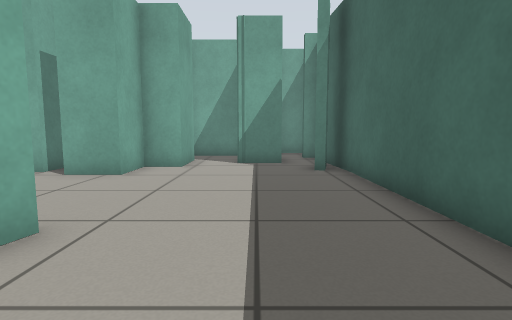
View 1 (above)

12 first-person views from a walk through a Gazebo world. The camera is 0.62 m above the floor, tilts 6° down and sees 80° across. The lines on the ground mark 1 m squares. The floor is counted in squares, 0.5 m on a side. Each view is taken from the middle of a square. On the plan, view 1 faces up. The plan holds only what a view shows up to about 13 squares ahead; the rest is blank.

View 2
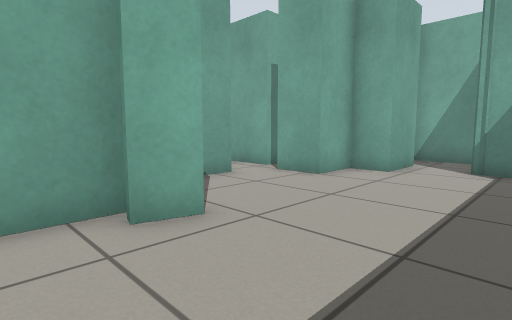

View 3
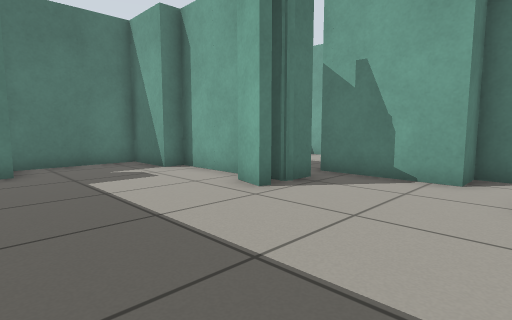

View 4
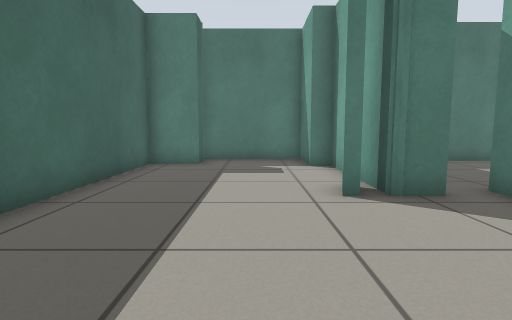

View 5
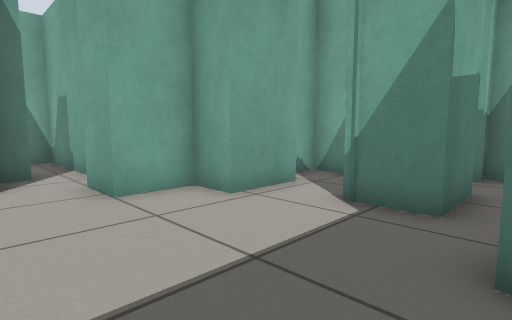

View 6
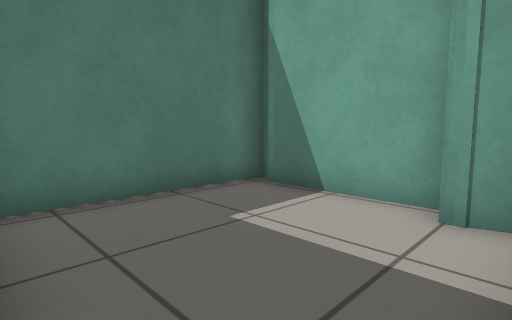

View 7
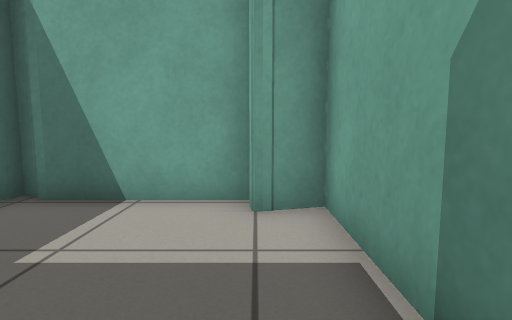

View 8
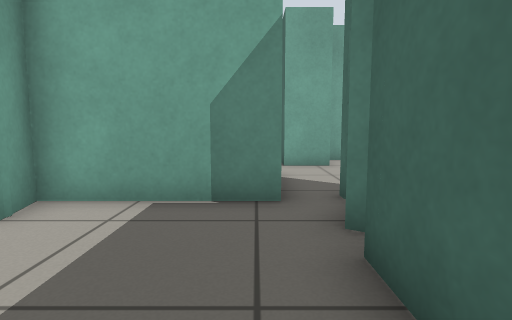

View 9
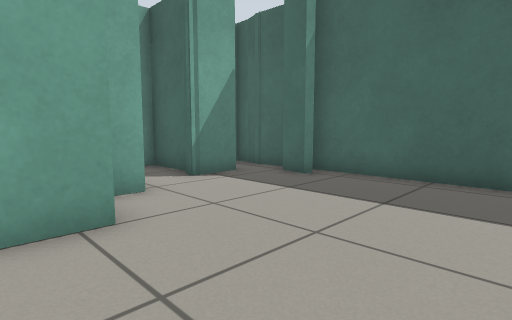

View 10
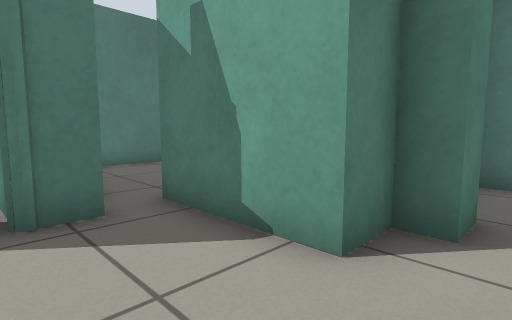

View 11
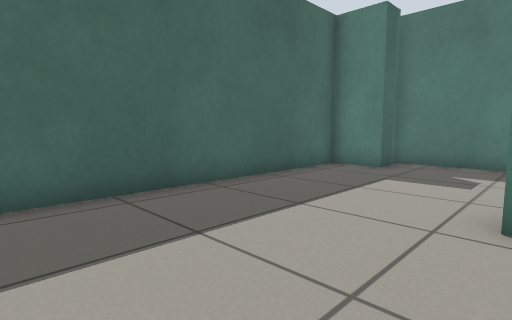

View 12
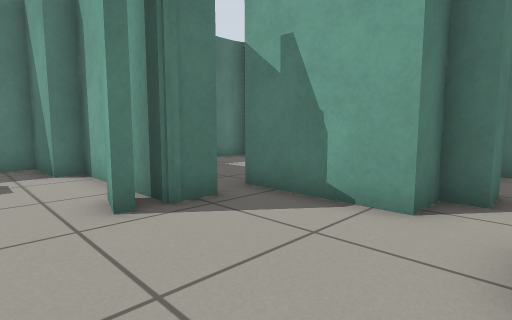

### Floor plan
Points are (right, up) in squares from view 1. A wall is a line through its corners. A room is listed if a view was taken in it or the views show most of it. See-through windows are left out.
Room 1 (views 1, 2, 3, 4, 5, 6, 9, 10, 11, 12)
walls: (-2.6, 3.6) (-2.9, 2.5); (-4.5, 3.1) (-4.5, 3.5) (-3.5, 3.5) (-3.5, -0.9) (-2.8, -0.9) (-2.8, -3.1) (1.2, -3.1); (2, 8.8) (1.7, 8.9) (2, 9.9); (-0.5, 10.7) (-0.6, 10.8) (-0.6, 11.1); (0.9, 10.7) (-0.6, 10.7); (-6.8, 7.3) (-6.8, 6.6) (-5.6, 6.6) (-5.6, 3.1); (-0.2, 11.5) (-0.2, 13.5) (-3.1, 13.5) (-3.1, 12.6); (-2.4, 11.7) (-2.4, 9.7) (-3.5, 9.7) (-3.5, 8) (-5, 8) (-5, 9); (1, -2.4) (1, -1.5) (2.7, -1.5) (2.7, 11.3)
ways out: opening at (-5, 3) to room 2; opening at (-7, 8)
Room 2 (views 7, 8)
walls: (-10.2, 2) (-10.2, -1.9); (-10.4, -1.8) (-10.5, -2.2) (-9.9, -2.4); (-10, -2.4) (-5.4, -2.4); (-5, -0.9) (-5, 0.9); (-5.6, 3.1) (-9.7, 3.1) (-9.4, 2) (-9.8, 1.9)
ways out: opening at (-5, 3) to room 1

Positions as (right, up) in squares from view 1, and headings:
1: (0, 0), facing up
2: (1, 1), facing up-left
3: (2, 8), facing down-left
4: (-1, 9), facing down
5: (2, 6), facing up-left
6: (-5, 3), facing down-left
7: (-5, 2), facing left
8: (-6, -2), facing up
9: (-5, 4), facing up-right
10: (-3, 8), facing down-left
11: (-3, 8), facing down-right
12: (-1, 8), facing down-left
